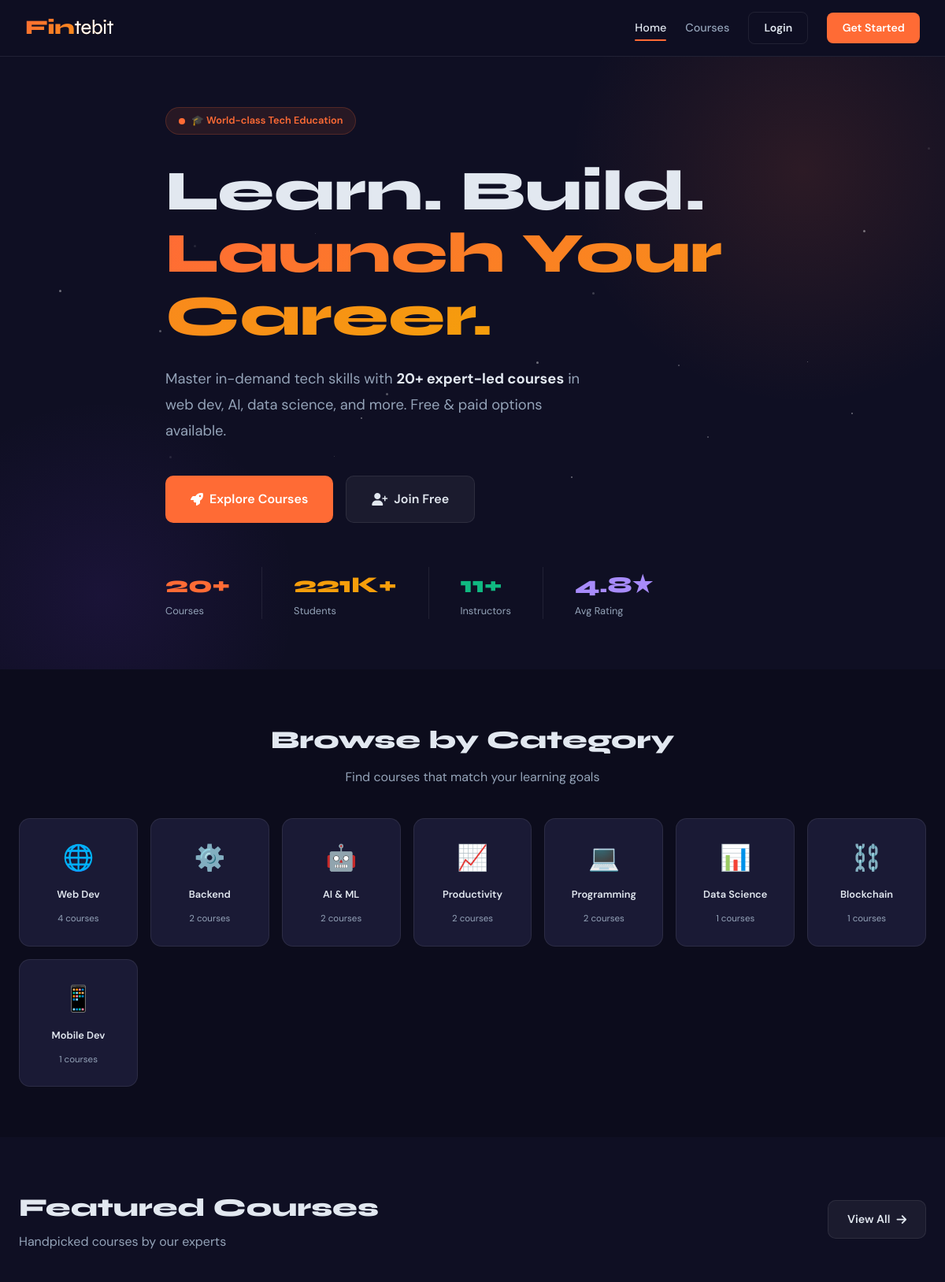
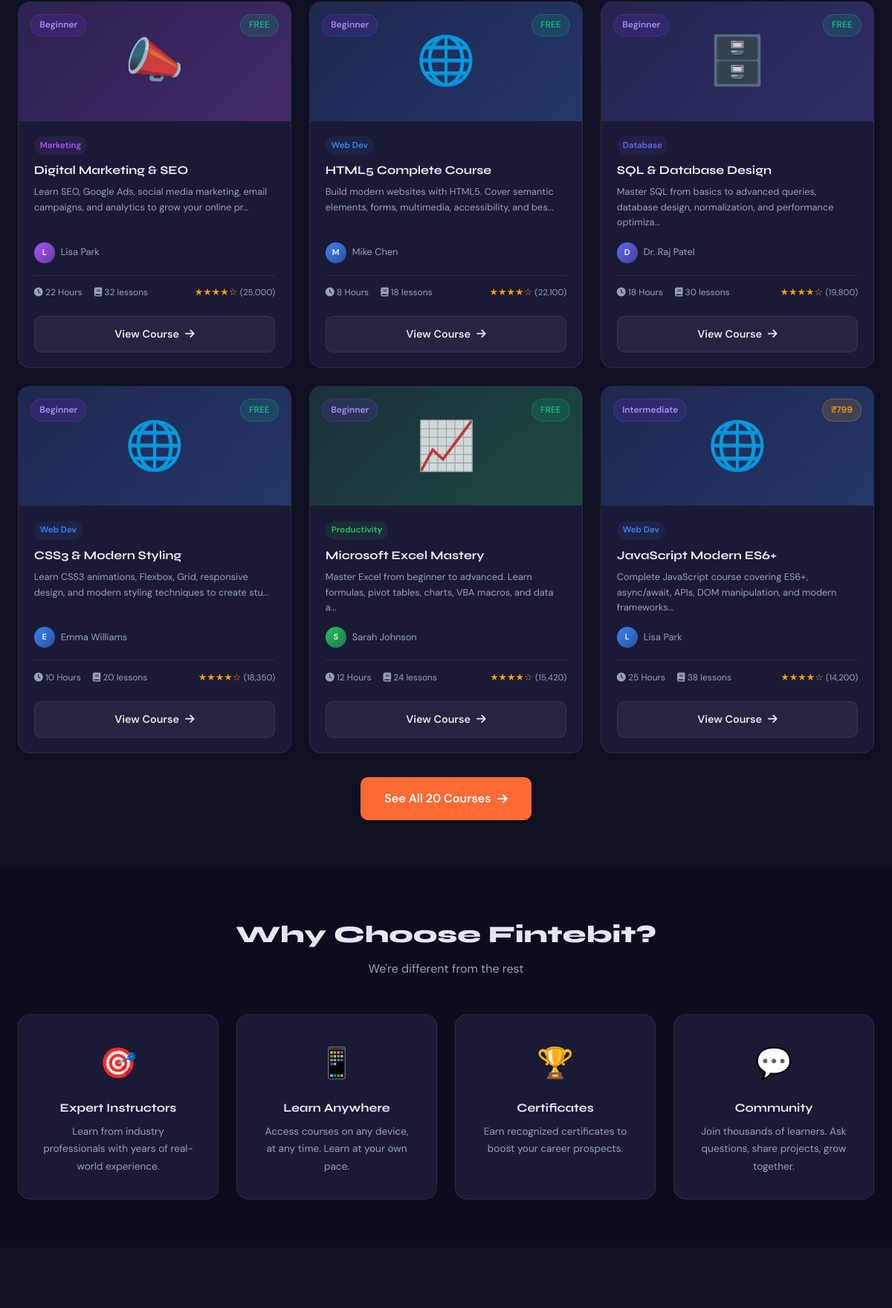
The page / (upper part) on the database its author committed (2 pictures, top to bottom).
### tables this page shows
CREATE TABLE IF NOT EXISTS courses (
    id INT AUTO_INCREMENT PRIMARY KEY,
    title VARCHAR(200) NOT NULL,
    slug VARCHAR(200) UNIQUE NOT NULL,
    description TEXT NOT NULL,
    category VARCHAR(100) NOT NULL,
    instructor VARCHAR(100) NOT NULL,
    price DECIMAL(10,2) DEFAULT 0.00,
    is_free TINYINT(1) DEFAULT 0,
    duration VARCHAR(50) DEFAULT NULL,
    level ENUM('Beginner','Intermediate','Advanced') DEFAULT 'Beginner',
    total_lessons INT DEFAULT 0,
    rating DECIMAL(3,2) DEFAULT 4.5,
    students_count INT DEFAULT 0,
    status ENUM('active','inactive') DEFAULT 'active',
    created_at TIMESTAMP DEFAULT CURRENT_TIMESTAMP
);

### includes/config.php (called while the page is built, shortened)
<?php
function isLoggedIn() {
    return isset($_SESSION['user_id']);
}
function getCategoryIcon($cat) {
    $icons = [
        'Web Dev' => '🌐', 'Programming' => '💻', 'AI & ML' => '🤖',
        'Data Science' => '📊', 'Design' => '🎨', 'Backend' => '⚙️',
        'Database' => '🗄️', 'Security' => '🔐', 'Mobile Dev' => '📱',
        'DevOps' => '🚀', 'Productivity' => '📈', 'Marketing' => '📣',
        'Blockchain' => '⛓️', 'default' => '📚'
    ];
    return $icons[$cat] ?? $icons['default'];
}
function getCategoryColor($cat) {
    $colors = [
        'Web Dev' => '#3b82f6', 'Programming' => '#8b5cf6', 'AI & ML' => '#ec4899',
        'Data Science' => '#f59e0b', 'Design' => '#06b6d4', 'Backend' => '#10b981',
        'Database' => '#6366f1', 'Security' => '#ef4444', 'Mobile Dev' => '#f97316',
        'DevOps' => '#14b8a6', 'Productivity' => '#22c55e', 'Marketing' => '#a855f7',
        'Blockchain' => '#f59e0b', 'default' => '#6b7280'
    ];
    return $colors[$cat] ?? $colors['default'];
}

### index.php (the view, shortened to what this page needs)
<?php
require_once 'includes/config.php';
$totalCourses = $conn->query("SELECT COUNT(*) as c FROM courses WHERE status='active'")->fetch_assoc()['c'];
$totalStudents = $conn->query("SELECT SUM(students_count) as c FROM courses")->fetch_assoc()['c'];
$totalInstructors = $conn->query("SELECT COUNT(DISTINCT instructor) as c FROM courses")->fetch_assoc()['c'];
$featured = $conn->query("SELECT * FROM courses WHERE status='active' ORDER BY students_count DESC LIMIT 6");
$categories = $conn->query("SELECT category, COUNT(*) as cnt FROM courses GROUP BY category ORDER BY cnt DESC LIMIT 8");
?>
<?php include 'includes/header.php'; ?>
<section style="min-height:90vh;display:flex;align-items:center;position:relative;overflow:hidden;padding:4rem 0;">
  <div style="position:absolute;inset:0;overflow:hidden;pointer-events:none;">
    <div style="position:absolute;top:-20%;right:-10%;width:600px;height:600px;border-radius:50%;background:radial-gradient(circle,rgba(255,107,53,0.12) 0%,transparent 70%);animation:pulse 4s ease-in-out infinite;"></div>
    <div style="position:absolute;bottom:-20%;left:-10%;width:500px;height:500px;border-radius:50%;background:radial-gradient(circle,rgba(124,58,237,0.1) 0%,transparent 70%);animation:pulse 4s ease-in-out infinite 2s;"></div>
    <div style="position:absolute;top:50%;left:50%;width:1px;height:1px;">
      <?php for($i=0;$i<20;$i++):
        $x = rand(-600,600); $y = rand(-300,300); $s = rand(1,3); $d = rand(2,8);
      ?>
      <div style="position:absolute;width:<?=$s?>px;height:<?=$s?>px;background:rgba(255,255,255,<?=rand(1,4)/10?>);border-radius:50%;left:<?=$x?>px;top:<?=$y?>px;animation:float <?=$d?>s ease-in-out infinite;animation-delay:<?=rand(0,400)/100?>s;"></div>
      <?php endfor; ?>
    </div>
  </div>
  <div class="container" style="position:relative;z-index:1;">
    <div style="max-width:780px;">
      <div style="display:inline-flex;align-items:center;gap:0.5rem;background:rgba(255,107,53,0.1);border:1px solid rgba(255,107,53,0.2);border-radius:50px;padding:0.4rem 1rem;margin-bottom:2rem;">
        <span style="width:8px;height:8px;background:var(--accent);border-radius:50%;animation:pulse 1.5s ease-in-out infinite;"></span>
        <span style="font-size:0.8rem;color:var(--accent);font-weight:600">🎓 World-class Tech Education</span>
      </div>
      <h1 style="font-size:clamp(2.8rem,6vw,5rem);font-weight:800;line-height:1.1;margin-bottom:1.5rem;">
        Learn. Build.<br>
        <span style="background:linear-gradient(135deg,#ff6b35,#f59e0b);-webkit-background-clip:text;-webkit-text-fill-color:transparent;">Launch Your Career.</span>
      </h1>
      <p style="font-size:1.15rem;color:var(--text-muted);max-width:560px;margin-bottom:2.5rem;line-height:1.8;">
        Master in-demand tech skills with <strong style="color:var(--text)">20+ expert-led courses</strong> in web dev, AI, data science, and more. Free &amp; paid options available.
      </p>
      <div style="display:flex;gap:1rem;flex-wrap:wrap;">
        <a href="courses.php" class="btn btn-accent btn-lg"><i class="fas fa-rocket"></i> Explore Courses</a>
        <?php if(!isLoggedIn()): ?>
        <a href="register.php" class="btn btn-ghost btn-lg"><i class="fas fa-user-plus"></i> Join Free</a>
        <?php endif; ?>
      </div>
      <div style="display:flex;gap:2.5rem;margin-top:3.5rem;flex-wrap:wrap;">
        <div>
          <div style="font-family:'Syne',sans-serif;font-size:1.8rem;font-weight:800;color:var(--accent)"><?= number_format($totalCourses) ?>+</div>
          <div style="font-size:0.8rem;color:var(--text-muted)">Courses</div>
        </div>
        <div>
          <div style="font-family:'Syne',sans-serif;font-size:1.8rem;font-weight:800;color:var(--gold)"><?= number_format($totalStudents / 1000, 0) ?>K+</div>
          <div style="font-size:0.8rem;color:var(--text-muted)">Students</div>
        </div>
        <div>
          <div style="font-family:'Syne',sans-serif;font-size:1.8rem;font-weight:800;color:var(--success)"><?= $totalInstructors ?>+</div>
          <div style="font-size:0.8rem;color:var(--text-muted)">Instructors</div>
        </div>
        <div>
          <div style="font-family:'Syne',sans-serif;font-size:1.8rem;font-weight:800;color:#a78bfa">4.8★</div>
          <div style="font-size:0.8rem;color:var(--text-muted)">Avg Rating</div>
        </div>
      </div>
    </div>
  </div>
</section>
<section style="padding:4rem 0;background:rgba(0,0,0,0.2);">
  <div class="container">
    <div style="text-align:center;margin-bottom:2.5rem;">
      <h2 style="font-size:2rem;font-weight:800;margin-bottom:0.5rem">Browse by Category</h2>
      <p style="color:var(--text-muted)">Find courses that match your learning goals</p>
    </div>
    <div style="display:grid;grid-template-columns:repeat(auto-fit,minmax(140px,1fr));gap:1rem;">
      <?php $categories->data_seek(0); while($cat = $categories->fetch_assoc()):
        $icon = getCategoryIcon($cat['category']);
        $color = getCategoryColor($cat['category']);
      ?>
      <a href="courses.php?category=<?= urlencode($cat['category']) ?>"
         style="display:flex;flex-direction:column;align-items:center;gap:0.7rem;padding:1.5rem 1rem;background:var(--card-bg);border:1px solid var(--border);border-radius:14px;transition:all 0.3s;text-align:center;"
         onmouseover="this.style.borderColor='<?=$color?>';this.style.transform='translateY(-4px)';this.style.boxShadow='0 12px 30px rgba(0,0,0,0.3)'"
         onmouseout="this.style.borderColor='rgba(255,255,255,0.08)';this.style.transform='none';this.style.boxShadow='none'">
        <div style="font-size:2rem"><?= $icon ?></div>
        <div style="font-size:0.8rem;font-weight:600;color:var(--text)"><?= $cat['category'] ?></div>
        <div style="font-size:0.72rem;color:var(--text-muted)"><?= $cat['cnt'] ?> courses</div>
      </a>
      <?php endwhile; ?>
    </div>
  </div>
</section>
<section style="padding:4rem 0;">
  <div class="container">
    <div style="display:flex;align-items:center;justify-content:space-between;margin-bottom:2.5rem;flex-wrap:wrap;gap:1rem;">
      <div>
        <h2 style="font-size:2rem;font-weight:800;margin-bottom:0.3rem">Featured Courses</h2>
        <p style="color:var(--text-muted)">Handpicked courses by our experts</p>
      </div>
      <a href="courses.php" class="btn btn-ghost">View All <i class="fas fa-arrow-right"></i></a>
    </div>
    <div style="display:grid;grid-template-columns:repeat(auto-fill,minmax(320px,1fr));gap:1.5rem;">
      <?php while($course = $featured->fetch_assoc()):
        $color = getCategoryColor($course['category']);
        $icon = getCategoryIcon($course['category']);
      ?>
      <div class="card" style="display:flex;flex-direction:column;">
        <div style="height:160px;background:linear-gradient(135deg,<?=$color?>22,<?=$color?>44);display:flex;align-items:center;justify-content:center;position:relative;overflow:hidden;">
          <div style="font-size:4rem;opacity:0.8"><?= $icon ?></div>
          <div style="position:absolute;top:1rem;right:1rem;">
            <?php if($course['is_free']): ?>
              <span class="badge badge-free">FREE</span>
            <?php else: ?>
              <span class="badge badge-paid">₹<?= number_format($course['price']) ?></span>
            <?php endif; ?>
          </div>
          <div style="position:absolute;top:1rem;left:1rem;">
            <span class="badge badge-level"><?= $course['level'] ?></span>
          </div>
        </div>
        <div style="padding:1.3rem;flex:1;display:flex;flex-direction:column;">
          <div style="display:flex;align-items:center;gap:0.4rem;margin-bottom:0.6rem;">
            <span style="font-size:0.72rem;color:<?=$color?>;font-weight:600;background:<?=$color?>18;padding:0.2rem 0.5rem;border-radius:50px;"><?= $course['category'] ?></span>
          </div>
          <h3 style="font-size:1rem;font-weight:700;margin-bottom:0.5rem;line-height:1.4"><?= htmlspecialchars($course['title']) ?></h3>
          <p style="font-size:0.8rem;color:var(--text-muted);line-height:1.6;flex:1;margin-bottom:1rem"><?= substr(htmlspecialchars($course['description']),0,100) ?>...</p>
          <div style="display:flex;align-items:center;gap:0.5rem;margin-bottom:1rem;">
            <div style="width:28px;height:28px;border-radius:50%;background:linear-gradient(135deg,<?=$color?>,<?=$color?>88);display:flex;align-items:center;justify-content:center;font-size:0.7rem;font-weight:700">
              <?= strtoupper(substr($course['instructor'],0,1)) ?>
            </div>
            <span style="font-size:0.8rem;color:var(--text-muted)"><?= htmlspecialchars($course['instructor']) ?></span>
          </div>
          <div style="display:flex;justify-content:space-between;align-items:center;padding-top:0.8rem;border-top:1px solid var(--border);">
            <div style="display:flex;gap:1rem;font-size:0.75rem;color:var(--text-muted)">
              <span><i class="fas fa-clock"></i> <?= $course['duration'] ?></span>
              <span><i class="fas fa-book"></i> <?= $course['total_lessons'] ?> lessons</span>
            </div>
            <div class="stars">
              <?php for($i=1;$i<=5;$i++) echo $i<=$course['rating']?'★':'☆'; ?>
              <span style="color:var(--text-muted);font-size:0.72rem">(<?= number_format($course['students_count']) ?>)</span>
            </div>
          </div>
        </div>
        <div style="padding:0 1.3rem 1.3rem;">
          <a href="course.php?slug=<?= $course['slug'] ?>" class="btn btn-ghost w-full" style="justify-content:center">View Course <i class="fas fa-arrow-right"></i></a>
        </div>
      </div>
      <?php endwhile; ?>
    </div>
    <div style="text-align:center;margin-top:2rem;">
      <a href="courses.php" class="btn btn-accent btn-lg">See All 20 Courses <i class="fas fa-arrow-right"></i></a>
    </div>
  </div>
</section>
<section style="padding:4rem 0;background:rgba(0,0,0,0.2);">
  <div class="container">
    <div style="text-align:center;margin-bottom:3rem;">
      <h2 style="font-size:2rem;font-weight:800;margin-bottom:0.5rem">Why Choose Fintebit?</h2>
      <p style="color:var(--text-muted)">We're different from the rest</p>
    </div>
    <div style="display:grid;grid-template-columns:repeat(auto-fit,minmax(240px,1fr));gap:1.5rem;">
      <?php $features = [
        ['🎯','Expert Instructors','Learn from industry professionals with years of real-world experience.','#ff6b35'],
        ['📱','Learn Anywhere','Access courses on any device, at any time. Learn at your own pace.','#7c3aed'],
        ['🏆','Certificates','Earn recognized certificates to boost your career prospects.','#f59e0b'],
        ['💬','Community','Join thousands of learners. Ask questions, share projects, grow together.','#10b981'],
      ]; foreach($features as $f): ?>
      <div style="padding:2rem;background:var(--card-bg);border:1px solid var(--border);border-radius:16px;text-align:center;transition:all 0.3s;" onmouseover="this.style.borderColor='<?=$f[3]?>'" onmouseout="this.style.borderColor='var(--border)'">
        <div style="font-size:2.5rem;margin-bottom:1rem"><?= $f[0] ?></div>
        <h3 style="font-size:1rem;font-weight:700;margin-bottom:0.5rem"><?= $f[1] ?></h3>
        <p style="font-size:0.85rem;color:var(--text-muted);line-height:1.7"><?= $f[2] ?></p>
      </div>
      <?php endforeach; ?>
    </div>
  </div>
</section>
<?php if(!isLoggedIn()): ?>
<section style="padding:5rem 0;text-align:center;">
</section>
<?php endif; ?>
<?php include 'includes/footer.php'; ?>

### includes/header.php (style rules this page uses)
:root { --primary: #0f0f23; --accent: #ff6b35; --accent2: #7c3aed; --gold: #f59e0b; --success: #10b981; --text: #e2e8f0; --text-muted: #94a3b8; --card-bg: #1a1a35; --border: rgba(255,255,255,0.08); --nav-height: 72px; }
*, *::before, *::after { box-sizing: border-box; margin: 0; padding: 0; }
body { font-family: 'DM Sans', sans-serif; background: var(--primary); color: var(--text); line-height: 1.6; min-height: 100vh; }
h1,h2,h3,h4,h5 { font-family: 'Syne', sans-serif; }
a { color: inherit; text-decoration: none; }
.btn { display: inline-flex; align-items: center; gap: 0.5rem; padding: 0.75rem 1.5rem; border-radius: 10px; font-weight: 600; font-size: 0.9rem; cursor: pointer; border: none; transition: all 0.2s; font-family: 'DM Sans', sans-serif; }
.btn-lg { padding: 1rem 2rem; font-size: 1rem; }
.btn-accent { background: var(--accent); color: white; }
.btn-ghost { background: rgba(255,255,255,0.05); color: var(--text); border: 1px solid var(--border); }
.card { background: var(--card-bg); border: 1px solid var(--border); border-radius: 16px; overflow: hidden; transition: all 0.3s; }
.badge { display: inline-flex; align-items: center; gap: 0.3rem; padding: 0.3rem 0.7rem; border-radius: 50px; font-size: 0.75rem; font-weight: 600; }
.badge-free { background: rgba(16,185,129,0.15); color: #10b981; border: 1px solid rgba(16,185,129,0.3); }
.badge-paid { background: rgba(245,158,11,0.15); color: #f59e0b; border: 1px solid rgba(245,158,11,0.3); }
.badge-level { background: rgba(124,58,237,0.15); color: #a78bfa; border: 1px solid rgba(124,58,237,0.3); }
.stars { color: #f59e0b; font-size: 0.8rem; }
.container { max-width: 1280px; margin: 0 auto; padding: 0 1.5rem; }
.w-full { width: 100%; }

### rows shown on the page
courses: category "📣", is_free "FREE", level "Beginner", category "Marketing", title "Digital Marketing & SEO", description "Learn SEO, Google Ads, social media marketing, email campaigns, and analytics to grow your online pr", instructor "L", instructor "Lisa Park", duration "22 Hours", total_lessons "32", students_count "25,000"
courses: category "🌐", is_free "FREE", level "Beginner", category "Web Dev", title "HTML5 Complete Course", description "Build modern websites with HTML5. Cover semantic elements, forms, multimedia, accessibility, and bes", instructor "M", instructor "Mike Chen", duration "8 Hours", total_lessons "18", students_count "22,100"
courses: category "🗄️", is_free "FREE", level "Beginner", category "Database", title "SQL & Database Design", description "Master SQL from basics to advanced queries, database design, normalization, and performance optimiza", instructor "D", instructor "Dr. Raj Patel", duration "18 Hours", total_lessons "30", students_count "19,800"
courses: category "🌐", is_free "FREE", level "Beginner", category "Web Dev", title "CSS3 & Modern Styling", description "Learn CSS3 animations, Flexbox, Grid, responsive design, and modern styling techniques to create stu", instructor "E", instructor "Emma Williams", duration "10 Hours", total_lessons "20", students_count "18,350"
courses: category "📈", is_free "FREE", level "Beginner", category "Productivity", title "Microsoft Excel Mastery", description "Master Excel from beginner to advanced. Learn formulas, pivot tables, charts, VBA macros, and data a", instructor "S", instructor "Sarah Johnson", duration "12 Hours", total_lessons "24", students_count "15,420"
courses: category "🌐", price "799", level "Intermediate", category "Web Dev", title "JavaScript Modern ES6+", description "Complete JavaScript course covering ES6+, async/await, APIs, DOM manipulation, and modern frameworks", instructor "L", instructor "Lisa Park", duration "25 Hours", total_lessons "38", students_count "14,200"

### other values the page prints
$totalCourses "20"
$totalStudents / 1000 "221"
$totalInstructors "11"
$icon "🌐"
$cat['category'] "Web Dev"
$cat['cnt'] "4"
$icon "⚙️"
$cat['category'] "Backend"
$cat['cnt'] "2"
$icon "🤖"
$cat['category'] "AI & ML"
$icon "📈"
$cat['category'] "Productivity"
$icon "💻"
$cat['category'] "Programming"
